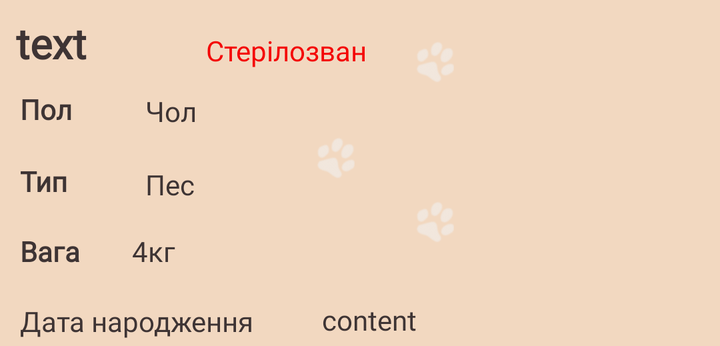
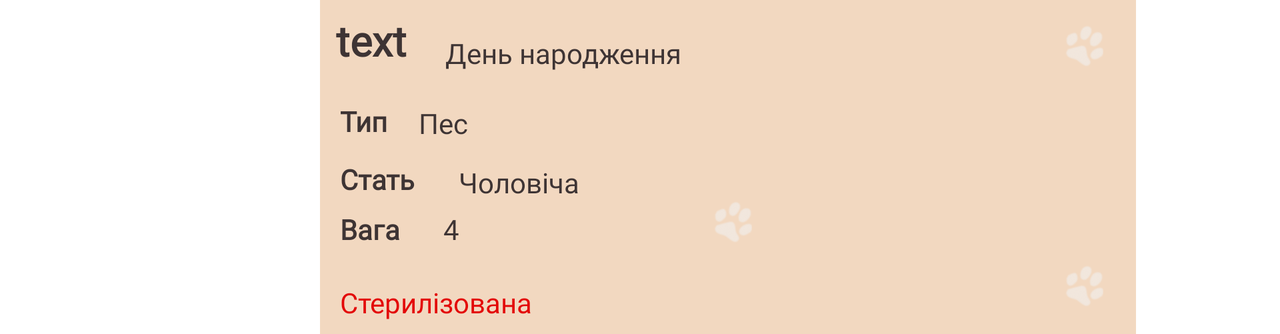

One screen, two layout resources from the same app: the default and the repository's alternative for another configuration. Each is rendered where Android would select it; the XML of both is given below.
<!-- AndroidManifest.xml: application theme Theme.Shelterhelper -->
<!-- res/layout/animal_list_item.xml -->
<?xml version="1.0" encoding="utf-8"?>
<LinearLayout xmlns:android="http://schemas.android.com/apk/res/android"
    xmlns:app="http://schemas.android.com/apk/res-auto"
    xmlns:tools="http://schemas.android.com/tools"
    android:layout_width="match_parent"
    android:layout_height="wrap_content"
    android:background="#F2D8C0"
    android:orientation="horizontal">

    <androidx.constraintlayout.widget.ConstraintLayout
        android:id="@+id/item_layout"
        android:layout_width="match_parent"
        android:layout_height="173dp"
        android:clickable="true"
        app:layout_constraintBottom_toBottomOf="parent"
        app:layout_constraintEnd_toEndOf="parent"
        app:layout_constraintStart_toStartOf="parent"
        app:layout_constraintTop_toBottomOf="parent">


        <ImageView
            android:id="@+id/imageView6"
            android:layout_width="23dp"
            android:layout_height="32dp"
            android:layout_marginTop="64dp"
            app:layout_constraintEnd_toEndOf="parent"
            app:layout_constraintHorizontal_bias="0.458"
            app:layout_constraintStart_toStartOf="parent"
            app:layout_constraintTop_toTopOf="parent"
            app:srcCompat="@drawable/icon_cat" />

        <ImageView
            android:id="@+id/imageView7"
            android:layout_width="23dp"
            android:layout_height="32dp"
            android:layout_marginTop="16dp"
            app:layout_constraintEnd_toEndOf="parent"
            app:layout_constraintHorizontal_bias="0.605"
            app:layout_constraintStart_toStartOf="parent"
            app:layout_constraintTop_toTopOf="parent"
            app:srcCompat="@drawable/icon_cat" />

        <ImageView
            android:id="@+id/imageView8"
            android:layout_width="23dp"
            android:layout_height="32dp"
            android:layout_marginTop="96dp"
            app:layout_constraintEnd_toEndOf="parent"
            app:layout_constraintHorizontal_bias="0.605"
            app:layout_constraintStart_toStartOf="parent"
            app:layout_constraintTop_toTopOf="parent"
            app:srcCompat="@drawable/icon_cat" />

        <TextView
            android:id="@+id/name"
            android:layout_width="wrap_content"
            android:layout_height="wrap_content"
            android:layout_marginStart="8dp"
            android:fontFamily="@font/comfortaa"
            android:text="text"
            android:textColor="#3E3434"

            android:textSize="21dp"
            android:textStyle="bold"
            app:layout_constraintBottom_toBottomOf="parent"
            app:layout_constraintStart_toStartOf="parent"
            app:layout_constraintTop_toTopOf="parent"
            app:layout_constraintVertical_bias="0.05" />

        <TextView
            android:id="@+id/typeText"
            android:layout_width="60dp"
            android:layout_height="35dp"
            android:layout_marginStart="10dp"
            android:fontFamily="@font/comfortaa"
            android:text="Тип"
            android:textColor="#3E3434"
            android:textStyle="bold"
            app:layout_constraintBottom_toBottomOf="parent"
            app:layout_constraintEnd_toEndOf="parent"
            app:layout_constraintHorizontal_bias="0.0"
            app:layout_constraintStart_toStartOf="parent"
            app:layout_constraintTop_toTopOf="parent"
            app:layout_constraintVertical_bias="0.586" />

        <TextView
            android:id="@+id/type"
            android:layout_width="wrap_content"
            android:layout_height="wrap_content"
            android:layout_marginStart="10dp"
            android:fontFamily="@font/comfortaa"
            android:text="Пес"
            android:textColor="#3E3434"
            app:layout_constraintBottom_toBottomOf="parent"
            app:layout_constraintEnd_toEndOf="parent"
            app:layout_constraintHorizontal_bias="0.193"
            app:layout_constraintStart_toStartOf="parent"
            app:layout_constraintTop_toTopOf="parent"
            app:layout_constraintVertical_bias="0.536" />

        <TextView
            android:id="@+id/gender"
            android:layout_width="wrap_content"
            android:layout_height="wrap_content"
            android:layout_marginStart="10dp"
            android:fontFamily="@font/comfortaa"
            android:text="Чол"
            android:textColor="#3E3434"
            app:layout_constraintBottom_toBottomOf="parent"
            app:layout_constraintEnd_toEndOf="parent"
            app:layout_constraintHorizontal_bias="0.193"
            app:layout_constraintStart_toStartOf="parent"
            app:layout_constraintTop_toTopOf="parent"
            app:layout_constraintVertical_bias="0.298" />

        <TextView
            android:id="@+id/genderText"
            android:layout_width="62dp"
            android:layout_height="36dp"
            android:layout_marginStart="10dp"
            android:fontFamily="@font/comfortaa"
            android:text="Пол"
            android:textColor="#3E3434"
            android:textStyle="bold"
            app:layout_constraintBottom_toBottomOf="parent"
            app:layout_constraintEnd_toEndOf="parent"
            app:layout_constraintHorizontal_bias="0.0"
            app:layout_constraintStart_toStartOf="parent"
            app:layout_constraintTop_toTopOf="parent"
            app:layout_constraintVertical_bias="0.328" />


        <TextView
            android:id="@+id/weighText"
            android:layout_width="60dp"
            android:layout_height="24dp"
            android:layout_marginStart="10dp"
            android:fontFamily="@font/comfortaa"
            android:text="Вага"
            android:textColor="#3E3434"
            android:textStyle="bold"
            app:layout_constraintBottom_toBottomOf="parent"
            app:layout_constraintEnd_toEndOf="parent"
            app:layout_constraintHorizontal_bias="0.0"
            app:layout_constraintStart_toStartOf="parent"
            app:layout_constraintTop_toTopOf="parent"
            app:layout_constraintVertical_bias="0.778" />

        <TextView
            android:id="@+id/weight"
            android:layout_width="60dp"
            android:layout_height="24dp"
            android:layout_marginStart="10dp"
            android:fontFamily="@font/comfortaa"
            android:text="4кг"
            android:textColor="#3E3434"
            app:layout_constraintBottom_toBottomOf="parent"
            app:layout_constraintEnd_toEndOf="parent"
            app:layout_constraintHorizontal_bias="0.193"
            app:layout_constraintStart_toStartOf="parent"
            app:layout_constraintTop_toTopOf="parent"
            app:layout_constraintVertical_bias="0.778" />

        <TextView
            android:id="@+id/birthdayText"
            android:layout_width="wrap_content"
            android:layout_height="wrap_content"
            android:layout_marginStart="10dp"
            android:fontFamily="@font/comfortaa"
            android:text="Дата народження"
            android:textColor="#3E3434"
            app:layout_constraintBottom_toBottomOf="parent"
            app:layout_constraintEnd_toEndOf="parent"
            app:layout_constraintHorizontal_bias="0.0"
            app:layout_constraintStart_toStartOf="parent"
            app:layout_constraintTop_toTopOf="parent"
            app:layout_constraintVertical_bias="0.98" />

        <TextView
            android:id="@+id/birthday"
            android:layout_width="wrap_content"
            android:layout_height="wrap_content"
            android:fontFamily="@font/comfortaa"
            android:text="content"
            android:textColor="#3E3434"
            app:layout_constraintBottom_toBottomOf="parent"
            app:layout_constraintEnd_toEndOf="parent"
            app:layout_constraintHorizontal_bias="0.183"
            app:layout_constraintStart_toEndOf="@+id/birthdayText"
            app:layout_constraintTop_toBottomOf="@+id/photo"
            app:layout_constraintVertical_bias="0.785" />

        <TextView
            android:id="@+id/sterelized"
            android:layout_width="wrap_content"
            android:layout_height="wrap_content"
            android:layout_marginStart="44dp"
            android:fontFamily="@font/comfortaa"
            android:text="Стерілозван"
            android:textColor="#F40505"
            app:layout_constraintBottom_toTopOf="@+id/birthday"
            app:layout_constraintEnd_toEndOf="parent"
            app:layout_constraintHorizontal_bias="0.082"
            app:layout_constraintStart_toEndOf="@+id/name"
            app:layout_constraintTop_toTopOf="parent"
            app:layout_constraintVertical_bias="0.119" />

        <ImageView
            android:id="@+id/photo"
            android:layout_width="120dp"
            android:layout_height="100dp"
            app:layout_constraintBottom_toBottomOf="parent"
            app:layout_constraintEnd_toEndOf="parent"
            app:layout_constraintHorizontal_bias="0.948"
            app:layout_constraintStart_toStartOf="parent"
            app:layout_constraintTop_toTopOf="parent"
            tools:ignore="MissingConstraints" />


    </androidx.constraintlayout.widget.ConstraintLayout>
</LinearLayout>
<!-- resources referenced by this layout -->
<resources>
  <!-- drawable icon_cat: png bitmap (drawable, 73063 bytes) -->
  <style name="Theme.Shelterhelper" parent="Theme.MaterialComponents.DayNight.DarkActionBar">
          
          <item name="colorPrimary">@color/purple_500</item>
          <item name="colorPrimaryVariant">@color/purple_700</item>
          <item name="colorOnPrimary">@color/white</item>
          
          <item name="colorSecondary">@color/teal_200</item>
          <item name="colorSecondaryVariant">@color/teal_700</item>
          <item name="colorOnSecondary">@color/black</item>
          
          <item name="android:statusBarColor" tools:targetApi="l">?attr/colorPrimaryVariant</item>
          
      </style>
  <color name="purple_500">#B18065</color>
  <color name="purple_700">#FF3700B3</color>
  <color name="white">#FFFFFFFF</color>
  <color name="teal_200">#FF03DAC5</color>
  <color name="teal_700">#FF018786</color>
  <color name="black">#FF000000</color>
</resources>
<!-- res/layout-land/animal_list_item.xml (the repository's variant of the layout above) -->
<!-- drawn on the phone turned sideways -->
<?xml version="1.0" encoding="utf-8"?>
<LinearLayout xmlns:android="http://schemas.android.com/apk/res/android"
    xmlns:app="http://schemas.android.com/apk/res-auto"
    xmlns:tools="http://schemas.android.com/tools"
    android:layout_width="match_parent"
    android:layout_height="wrap_content"
    android:orientation="horizontal">

    <androidx.constraintlayout.widget.ConstraintLayout
        android:id="@+id/item_layout"
        android:layout_width="408dp"
        android:layout_height="167dp"
        android:layout_marginLeft="160dp"
        android:background="#F2D8C0"
        android:clickable="true"
        app:layout_constraintBottom_toBottomOf="parent"
        app:layout_constraintEnd_toEndOf="parent"
        app:layout_constraintStart_toStartOf="parent"
        app:layout_constraintTop_toBottomOf="parent">

        <ImageView
            android:id="@+id/imageView"
            android:layout_width="23dp"
            android:layout_height="32dp"
            android:layout_marginTop="8dp"
            app:layout_constraintEnd_toEndOf="parent"
            app:layout_constraintHorizontal_bias="0.958"
            app:layout_constraintStart_toStartOf="parent"
            app:layout_constraintTop_toTopOf="parent"
            app:srcCompat="@drawable/icon_cat" />

        <ImageView
            android:id="@+id/imageView2"
            android:layout_width="23dp"
            android:layout_height="32dp"
            android:layout_marginTop="96dp"
            app:layout_constraintEnd_toEndOf="parent"
            app:layout_constraintHorizontal_bias="0.501"
            app:layout_constraintStart_toStartOf="parent"
            app:layout_constraintTop_toTopOf="parent"
            app:srcCompat="@drawable/icon_cat" />

        <ImageView
            android:id="@+id/imageView5"
            android:layout_width="23dp"
            android:layout_height="32dp"
            android:layout_marginTop="128dp"
            app:layout_constraintEnd_toEndOf="parent"
            app:layout_constraintHorizontal_bias="0.958"
            app:layout_constraintStart_toStartOf="parent"
            app:layout_constraintTop_toTopOf="parent"
            app:srcCompat="@drawable/icon_cat" />

        <TextView
            android:id="@+id/name"
            android:layout_width="wrap_content"
            android:layout_height="wrap_content"
            android:layout_marginStart="8dp"
            android:fontFamily="@font/comfortaa"
            android:text="text"
            android:textColor="#3E3434"

            android:textSize="21dp"
            android:textStyle="bold"
            app:layout_constraintBottom_toBottomOf="parent"
            app:layout_constraintStart_toStartOf="parent"
            app:layout_constraintTop_toTopOf="parent"
            app:layout_constraintVertical_bias="0.043" />

        <TextView
            android:id="@+id/type"
            android:layout_width="wrap_content"
            android:layout_height="wrap_content"
            android:layout_marginStart="10dp"
            android:fontFamily="@font/comfortaa"
            android:text="Пес"
            android:textColor="#3E3434"
            app:layout_constraintBottom_toBottomOf="parent"
            app:layout_constraintEnd_toEndOf="parent"
            app:layout_constraintHorizontal_bias="0.105"
            app:layout_constraintStart_toStartOf="parent"
            app:layout_constraintTop_toTopOf="parent"
            app:layout_constraintVertical_bias="0.351" />

        <TextView
            android:id="@+id/typeText"
            android:layout_width="39dp"
            android:layout_height="24dp"
            android:layout_marginStart="10dp"
            android:fontFamily="@font/comfortaa"
            android:text="Тип"
            android:textColor="#3E3434"
            android:textStyle="bold"
            app:layout_constraintBottom_toBottomOf="parent"
            app:layout_constraintEnd_toEndOf="parent"
            app:layout_constraintHorizontal_bias="0.0"
            app:layout_constraintStart_toStartOf="parent"
            app:layout_constraintTop_toTopOf="parent"
            app:layout_constraintVertical_bias="0.356" />

        <TextView
            android:id="@+id/genderText"
            android:layout_width="58dp"
            android:layout_height="19dp"
            android:layout_marginStart="10dp"
            android:fontFamily="@font/comfortaa"
            android:text="Cтать"
            android:textColor="#3E3434"
            android:textStyle="bold"
            app:layout_constraintBottom_toBottomOf="parent"
            app:layout_constraintEnd_toEndOf="parent"
            app:layout_constraintHorizontal_bias="0.0"
            app:layout_constraintStart_toStartOf="parent"
            app:layout_constraintTop_toTopOf="parent"
            app:layout_constraintVertical_bias="0.54" />

        <TextView
            android:id="@+id/gender"
            android:layout_width="wrap_content"
            android:layout_height="wrap_content"
            android:layout_marginStart="10dp"
            android:fontFamily="@font/comfortaa"
            android:text="Чоловіча"
            android:textColor="#3E3434"
            app:layout_constraintBottom_toBottomOf="parent"
            app:layout_constraintEnd_toEndOf="parent"
            app:layout_constraintHorizontal_bias="0.176"
            app:layout_constraintStart_toStartOf="parent"
            app:layout_constraintTop_toTopOf="parent"
            app:layout_constraintVertical_bias="0.551" />

        <TextView
            android:id="@+id/weightTest"
            android:layout_width="52dp"
            android:layout_height="24dp"
            android:layout_marginStart="10dp"
            android:fontFamily="@font/comfortaa"
            android:text="Вага"
            android:textColor="#3E3434"
            android:textStyle="bold"
            app:layout_constraintBottom_toBottomOf="parent"
            app:layout_constraintEnd_toEndOf="parent"
            app:layout_constraintHorizontal_bias="0.0"
            app:layout_constraintStart_toStartOf="parent"
            app:layout_constraintTop_toTopOf="parent"
            app:layout_constraintVertical_bias="0.734" />

        <TextView
            android:id="@+id/weight"
            android:layout_width="57dp"
            android:layout_height="21dp"
            android:layout_marginStart="10dp"
            android:fontFamily="@font/comfortaa"
            android:text="4"
            android:textColor="#3E3434"
            app:layout_constraintBottom_toBottomOf="parent"
            app:layout_constraintEnd_toEndOf="parent"
            app:layout_constraintHorizontal_bias="0.152"
            app:layout_constraintStart_toStartOf="parent"
            app:layout_constraintTop_toTopOf="parent"
            app:layout_constraintVertical_bias="0.719" />

        <TextView
            android:id="@+id/birthday"
            android:layout_width="wrap_content"
            android:layout_height="wrap_content"
            android:layout_marginStart="16dp"
            android:fontFamily="@font/comfortaa"
            android:text="День народження"
            android:textColor="#3E3434"
            app:layout_constraintBottom_toTopOf="@+id/type"
            app:layout_constraintEnd_toEndOf="parent"
            app:layout_constraintHorizontal_bias="0.014"
            app:layout_constraintStart_toEndOf="@+id/name"
            app:layout_constraintTop_toTopOf="parent"
            app:layout_constraintVertical_bias="0.516" />

        <TextView
            android:id="@+id/sterelized"
            android:layout_width="wrap_content"
            android:layout_height="wrap_content"
            android:layout_marginStart="10dp"
            android:fontFamily="@font/comfortaa"
            android:text="Стерилізована"
            android:textColor="#E30808"
            app:layout_constraintBottom_toBottomOf="parent"
            app:layout_constraintEnd_toEndOf="parent"
            app:layout_constraintHorizontal_bias="0.0"
            app:layout_constraintStart_toStartOf="parent"
            app:layout_constraintTop_toTopOf="parent"
            app:layout_constraintVertical_bias="0.958" />

        <ImageView
            android:id="@+id/photo"
            android:layout_width="106dp"
            android:layout_height="76dp"
            app:layout_constraintBottom_toBottomOf="parent"
            app:layout_constraintEnd_toEndOf="parent"
            app:layout_constraintHorizontal_bias="0.804"
            app:layout_constraintStart_toStartOf="parent"
            app:layout_constraintTop_toTopOf="parent"
            app:layout_constraintVertical_bias="0.582"
            tools:ignore="MissingConstraints" />


    </androidx.constraintlayout.widget.ConstraintLayout>
</LinearLayout>
